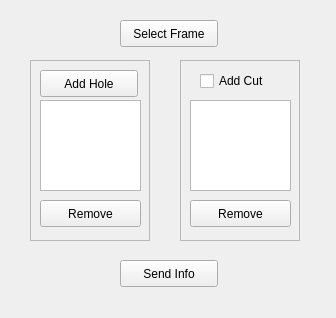
<?xml version="1.0" encoding="UTF-8"?>
<ui version="4.0">
 <class>surgical_gui</class>
 <widget class="QMainWindow" name="surgical_gui">
  <property name="geometry">
   <rect>
    <x>0</x>
    <y>0</y>
    <width>336</width>
    <height>318</height>
   </rect>
  </property>
  <property name="sizePolicy">
   <sizepolicy hsizetype="Fixed" vsizetype="Fixed">
    <horstretch>0</horstretch>
    <verstretch>0</verstretch>
   </sizepolicy>
  </property>
  <property name="minimumSize">
   <size>
    <width>336</width>
    <height>318</height>
   </size>
  </property>
  <property name="maximumSize">
   <size>
    <width>336</width>
    <height>318</height>
   </size>
  </property>
  <property name="mouseTracking">
   <bool>false</bool>
  </property>
  <property name="windowTitle">
   <string>SurgiC@l</string>
  </property>
  <property name="toolTip">
   <string/>
  </property>
  <widget class="QWidget" name="centralwidget">
   <widget class="QPushButton" name="selectFrame">
    <property name="geometry">
     <rect>
      <x>120</x>
      <y>20</y>
      <width>98</width>
      <height>27</height>
     </rect>
    </property>
    <property name="toolTip">
     <string>Select the frame to work with</string>
    </property>
    <property name="text">
     <string>Select Frame</string>
    </property>
   </widget>
   <widget class="QPushButton" name="sendButton">
    <property name="geometry">
     <rect>
      <x>120</x>
      <y>260</y>
      <width>98</width>
      <height>27</height>
     </rect>
    </property>
    <property name="toolTip">
     <string>Publish the hole/ cut coordinates on the topic</string>
    </property>
    <property name="autoFillBackground">
     <bool>false</bool>
    </property>
    <property name="text">
     <string>Send Info</string>
    </property>
   </widget>
   <widget class="QFrame" name="frame">
    <property name="geometry">
     <rect>
      <x>30</x>
      <y>60</y>
      <width>120</width>
      <height>181</height>
     </rect>
    </property>
    <property name="frameShape">
     <enum>QFrame::StyledPanel</enum>
    </property>
    <property name="frameShadow">
     <enum>QFrame::Raised</enum>
    </property>
    <widget class="QPushButton" name="removeHole">
     <property name="geometry">
      <rect>
       <x>10</x>
       <y>140</y>
       <width>101</width>
       <height>27</height>
      </rect>
     </property>
     <property name="toolTip">
      <string>Remove the selected hole</string>
     </property>
     <property name="text">
      <string>Remove</string>
     </property>
    </widget>
    <widget class="QPushButton" name="addHole">
     <property name="geometry">
      <rect>
       <x>10</x>
       <y>10</y>
       <width>98</width>
       <height>27</height>
      </rect>
     </property>
     <property name="toolTip">
      <string>Add needle hole location</string>
     </property>
     <property name="text">
      <string>Add Hole</string>
     </property>
    </widget>
    <widget class="QListView" name="holesList">
     <property name="geometry">
      <rect>
       <x>10</x>
       <y>40</y>
       <width>101</width>
       <height>91</height>
      </rect>
     </property>
     <property name="minimumSize">
      <size>
       <width>101</width>
       <height>91</height>
      </size>
     </property>
     <property name="maximumSize">
      <size>
       <width>101</width>
       <height>91</height>
      </size>
     </property>
     <property name="toolTip">
      <string>Info about holes</string>
     </property>
    </widget>
   </widget>
   <widget class="QFrame" name="frame_2">
    <property name="geometry">
     <rect>
      <x>180</x>
      <y>60</y>
      <width>120</width>
      <height>181</height>
     </rect>
    </property>
    <property name="frameShape">
     <enum>QFrame::StyledPanel</enum>
    </property>
    <property name="frameShadow">
     <enum>QFrame::Raised</enum>
    </property>
    <widget class="QPushButton" name="removeCut">
     <property name="geometry">
      <rect>
       <x>10</x>
       <y>140</y>
       <width>101</width>
       <height>27</height>
      </rect>
     </property>
     <property name="toolTip">
      <string>Remove the selected cut</string>
     </property>
     <property name="text">
      <string>Remove</string>
     </property>
    </widget>
    <widget class="QListView" name="cutsList">
     <property name="geometry">
      <rect>
       <x>10</x>
       <y>40</y>
       <width>101</width>
       <height>91</height>
      </rect>
     </property>
     <property name="minimumSize">
      <size>
       <width>101</width>
       <height>91</height>
      </size>
     </property>
     <property name="maximumSize">
      <size>
       <width>101</width>
       <height>91</height>
      </size>
     </property>
     <property name="toolTip">
      <string>Info about holes</string>
     </property>
     <property name="editTriggers">
      <set>QAbstractItemView::NoEditTriggers</set>
     </property>
    </widget>
    <widget class="QCheckBox" name="addCut">
     <property name="geometry">
      <rect>
       <x>20</x>
       <y>10</y>
       <width>97</width>
       <height>22</height>
      </rect>
     </property>
     <property name="text">
      <string>Add Cut</string>
     </property>
    </widget>
   </widget>
  </widget>
 </widget>
 <resources/>
 <connections/>
</ui>
